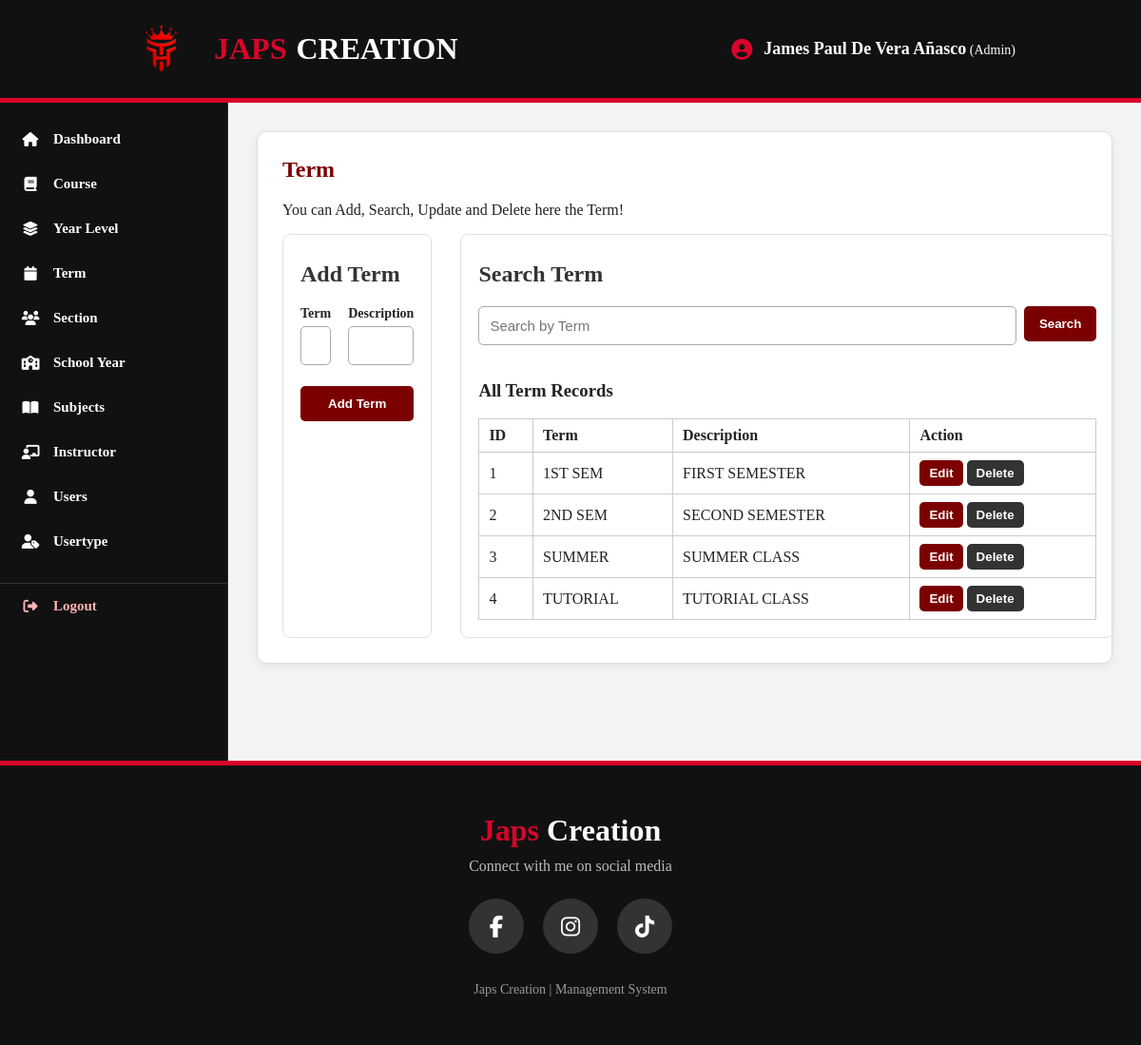
/term.php (signed in), run on the app's committed database.
### tables this page shows
CREATE TABLE `tbl_term` (
  `ID` int(11) NOT NULL,
  `TERM` varchar(100) NOT NULL,
  `DESCRIPTION` varchar(255) NOT NULL
);

### term.php (the view, shortened to what this page needs)
<?php
require_once "db.php";
$allRecords = $conn->query("SELECT ID, TERM, DESCRIPTION FROM tbl_term ORDER BY ID");
include "header.php";
?>
<section class="card">
    <div class="page-heading">
        <div>
            <h1>Term</h1>
            <p>You can Add, Search, Update and Delete here the Term!</p>
        </div>
    </div>
    <div class="two-panels">
        <section>
            <h2>Add Term</h2>
            <form method="post" class="grid">
                <div><label>Term</label><input type="text" name="a0" required></div>
                <div><label>Description</label><input type="text" name="a1" required></div>
                <button class="full" type="submit" name="add">Add Term</button>
            </form>
        </section>
        <section>
            <h2>Search Term</h2>
            <form method="post" class="search">
                <input type="text" name="search_value" placeholder="Search by Term" required>
                <button type="submit" name="search">Search</button>
            </form>
            <div class="record-list"><h3>All Term Records</h3><table><tr><th>ID</th><th>Term</th><th>Description</th><th>Action</th></tr><?php while ($item = $allRecords->fetch_assoc()): ?><tr><td><?= (int) $item["ID"] ?></td><td><?= htmlspecialchars($item["TERM"]) ?></td><td><?= htmlspecialchars($item["DESCRIPTION"]) ?></td><td class="record-actions"><form method="post"><input type="hidden" name="search_value" value="<?= htmlspecialchars($item["TERM"]) ?>"><button name="search">Edit</button></form><form method="post" onsubmit="return confirm('Delete this record?')"><input type="hidden" name="id" value="<?= (int) $item["ID"] ?>"><button name="delete" class="delete">Delete</button></form></td></tr><?php endwhile; ?></table></div>
        </section>
    </div>
</section>
<?php include "footer.php"; ?>

### style.css (style rules this page uses)
* { box-sizing: border-box; }
body { margin: 0; font-family: Cambria, Cochin, Georgia, Times, 'Times New Roman', serif; background: #f3f4f6; color: #222; }
.card { background: #fff; border: 1px solid #ddd; border-radius: 10px; padding: 26px; box-shadow: 0 3px 12px rgba(0, 0, 0, 0.07); }
h1 { margin-top: 0; color: #7b0000; }
h2 { margin-top: 10px; color: #333; }
label { display: block; font-weight: 700; margin-bottom: 5px; font-size: 14px; }
input { width: 100%; padding: 11px; border: 1px solid #aaa; border-radius: 5px; margin: 0 0 12px; font-size: 15px; }
button { background: #7b0000; color: #fff; border: 0; border-radius: 5px; padding: 11px 16px; cursor: pointer; font-weight: 700; }
.delete { background: #333; }
.grid { display: grid; grid-template-columns: repeat(2, 1fr); gap: 10px 18px; }
.full { grid-column: 1/-1; }
.search { display: flex; gap: 8px; align-items: flex-start; }
.search input { margin: 0; }
.search button { white-space: nowrap; }
.two-panels { display: grid; grid-template-columns: 1fr 1fr; gap: 30px; }
.two-panels > section { border: 1px solid #e1e1e1; border-radius: 8px; padding: 18px; }
.record-list { margin-top: 18px; overflow-x: auto; }
.record-list table { width: 100%; border-collapse: collapse; min-width: 650px; }
.record-list th, .record-list td { padding: 8px 10px; border: 1px solid #ccc; text-align: left; }
.record-list th { font-weight: 700; }
.record-actions { white-space: nowrap; }
.record-actions form { display: inline-block; margin: 0 4px 0 0; }
.record-actions button { padding: 6px 10px; }

### data on the page
tbl_term: ID "1", TERM "1ST SEM", DESCRIPTION "FIRST SEMESTER"
tbl_term: ID "2", TERM "2ND SEM", DESCRIPTION "SECOND SEMESTER"
tbl_term: ID "3", TERM "SUMMER", DESCRIPTION "SUMMER CLASS"
tbl_term: ID "4", TERM "TUTORIAL", DESCRIPTION "TUTORIAL CLASS"

### other printed values
$loggedInFullname "James Paul De Vera Añasco"
$loggedInUsertype "Admin"
